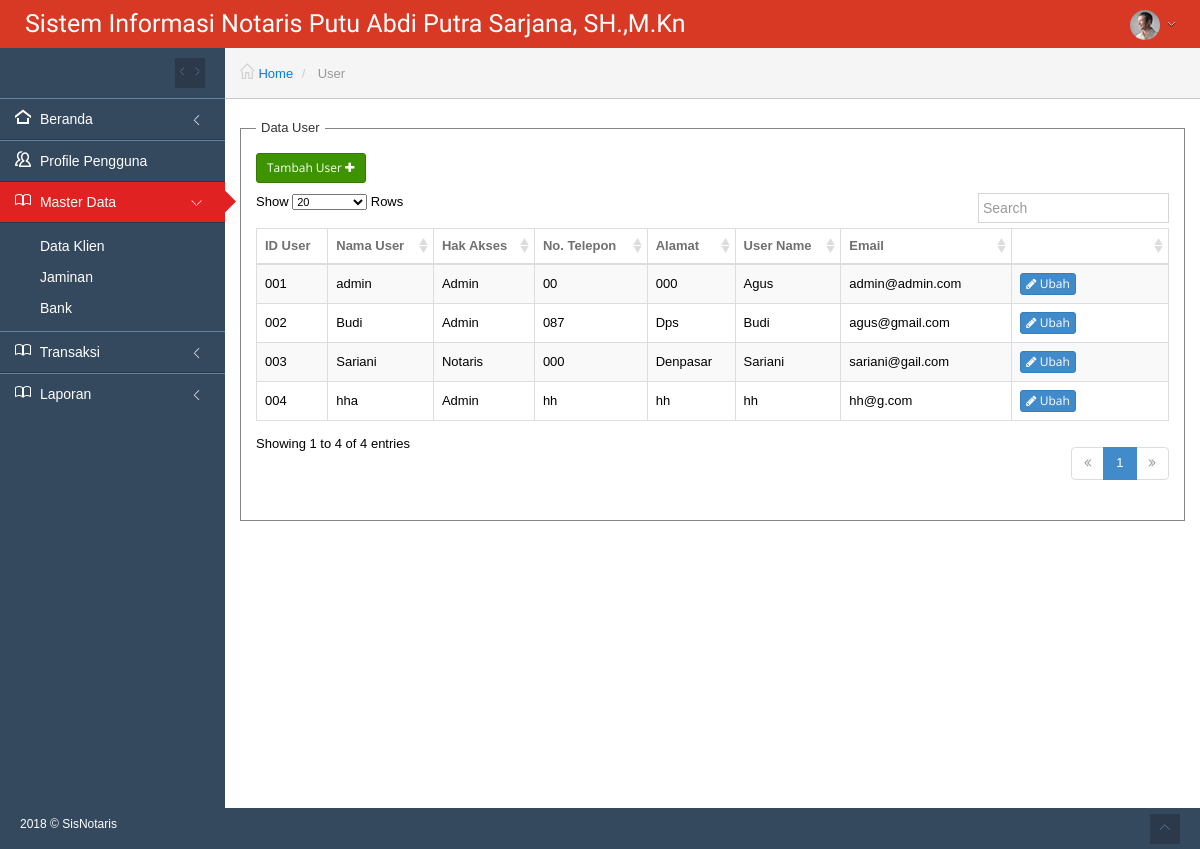
The app's page /index.php?page=user (signed in) with its own data.
### tables this page shows
CREATE TABLE `tb_user` (
  `id_user` int(11) NOT NULL AUTO_INCREMENT,
  `no_user` varchar(3) DEFAULT NULL,
  `nama_user` varchar(100) NOT NULL,
  `hak_akses` enum('Admin','Notaris') NOT NULL,
  `no_telp` varchar(15) NOT NULL,
  `alamat` varchar(30) NOT NULL,
  `nama_pengguna` varchar(20) NOT NULL,
  `kata_sandi` varchar(64) NOT NULL,
  `email` varchar(64) NOT NULL,
  PRIMARY KEY (`id_user`)
);

### views/user.php (the view, shortened to what this page needs)
<?php
$data=mysqli_query($con,"select * from tb_user");
?>
<div class="col-md-12" style="margin-top:20px;">
	<form enctype="multipart/form-data" class="bs-example form-horizontal" method="POST" action="?page=reg_onsite&co=save" >
			<fieldset>
				<legend>Data User</legend>
				<a id="add" href="views/user_form.php" data-toggle="ajaxModal"  class="btn btn-sm btn-green">Tambah User <i class="fa fa-plus"></i></a>
				<table class="table table-striped table-bordered table-hover" id="sample_1">
					<thead>
						<tr>
							<th>ID User</th>
							<th>Nama User</th>
							<th>Hak Akses</th>
							<th>No. Telepon</th>
							<th>Alamat</th>
							<th>User Name</th>
							<th>Email</th>
							<th width="150px;"></th>
						</tr>
					</thead>
					<tbody>
						<?php
						while ($hasildata = mysqli_fetch_array($data))
						{
							?>
							<tr>
								<td><?php echo $hasildata['no_user'];?></td>
								<td><?php echo $hasildata['nama_user'];?></td>
								<td><?php echo $hasildata['hak_akses'];?></td>
								<td><?php echo $hasildata['no_telp'];?></td>
								<td><?php echo $hasildata['alamat'];?></td>
								<td><?php echo $hasildata['nama_pengguna'];?></td>
								<td><?php echo $hasildata['email'];?></td>
								<td>
										<a class="btn btn-xs btn-primary" id="add" href="views/user_form.php?id=<?php echo $hasildata['id_user'];?>" data-toggle="ajaxModal"><i class="fa fa-pencil"></i> Ubah</a>
								</td>
							</tr>
							<?php
						}
						?>
					</tbody>
				</table>
			</fieldset>
	</form>
</div>

### assets/css/theme_navy.css (style rules this page uses)
body, .main-container, .footer, .main-navigation, ul.main-navigation-menu > li > ul.sub-menu, .navigation-small ul.main-navigation-menu > li > ul.sub-menu { background-color: #34485e !important; }

### index.php (style rules this page uses)
legend { display: block; width: auto; padding: 0 5px; margin-bottom: 0; font-size: inherit; line-height: inherit; border: auto; border-bottom: none; }
fieldset { border: 1px groove threedface; padding: 15px 15px 15px 15px; border-color: #858585; }

### records on screen
tb_user: no_user "001", nama_user "admin", hak_akses "Admin", no_telp "00", alamat "000", nama_pengguna "Agus", email "admin@admin.com"
tb_user: no_user "002", nama_user "Budi", hak_akses "Admin", no_telp "087", alamat "Dps", nama_pengguna "Budi", email "agus@gmail.com"
tb_user: no_user "003", nama_user "Sariani", hak_akses "Notaris", no_telp "000", alamat "Denpasar", nama_pengguna "Sariani", email "sariani@gail.com"
tb_user: no_user "004", nama_user "hha", hak_akses "Admin", no_telp "hh", alamat "hh", nama_pengguna "hh", email "hh@g.com"

### other values on screen
$bukaBe "User"
